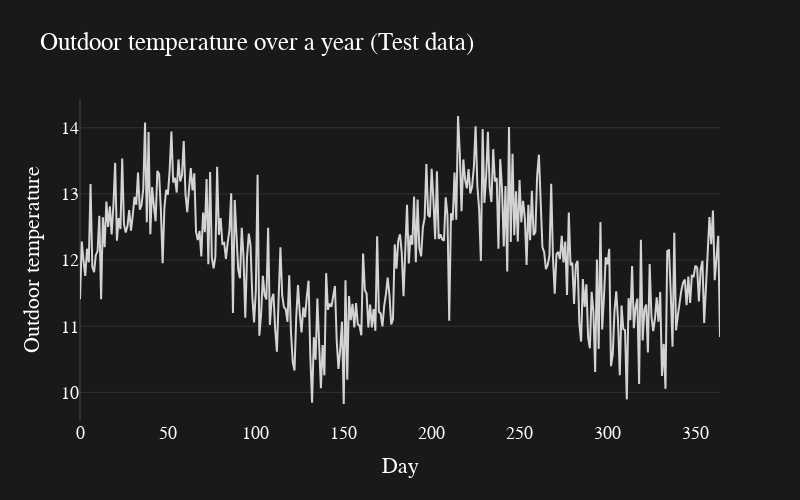

Notebook cell for this chart:
### Markdown cell above
The model performs well on the test set, so let's see how it performs in the "real" world. We'll simulate outdoor temperature data for another year, set a target indoor temperature, and use the model to predict the HVAC settings.

### Code cell
outdoor_temp_test = 12 + np.sin(np.linspace(0, 4*np.pi, 365)) + np.random.normal(0, 0.5, 365)

# Plot with plotly
fig = go.Figure()
# Create scatter plot
fig.add_trace(go.Scatter(x=np.arange(365), y=outdoor_temp_test, mode='lines', name='Outdoor temperature',
                         line=dict(color=colors[2], width=2)))
# Update axes properties
fig.update_layout(
    template='plotly_dark',
    paper_bgcolor=background_color,  # Background color for the whole figure
    plot_bgcolor=background_color,   # Background color for the plotting area
    xaxis_title="Day",  # X-axis label
    yaxis_title="Outdoor temperature",  # Y-axis label
    title="Outdoor temperature over a year (Test data)",  # Title of the plot
    font=dict(family="Helvetica", size=18, color="white"),  # Set the font here
    xaxis=dict(showgrid=False),  # Increase X-axis label size
    yaxis=dict(showgrid=True),   # Increase Y-axis label size
    width=800,  # Set the figure width
    height=500,  # Set the figure height
)
# Show plot
fig.show()

### Figure 1 — Plotly figure (JSON) as saved in the notebook; plotly's stock layout.template omitted (floating-point values rounded to 4 significant figures; data arrays with more than 128 entries replaced by an {"elided": "..."} marker saying what was removed)
{"data": [{"line": {"color": "#D3D3D3", "width": 2}, "mode": "lines", "name": "Outdoor temperature", "type": "scatter", "x": {"elided": "365 int values"}, "y": {"elided": "365 float values"}}], "layout": {"font": {"color": "white", "family": "Helvetica", "size": 18}, "height": 500, "paper_bgcolor": "#1b1917", "plot_bgcolor": "#1b1917", "title": {"text": "Outdoor temperature over a year (Test data)"}, "width": 800, "xaxis": {"showgrid": false, "title": {"text": "Day"}}, "yaxis": {"showgrid": true, "title": {"text": "Outdoor temperature"}}}}
